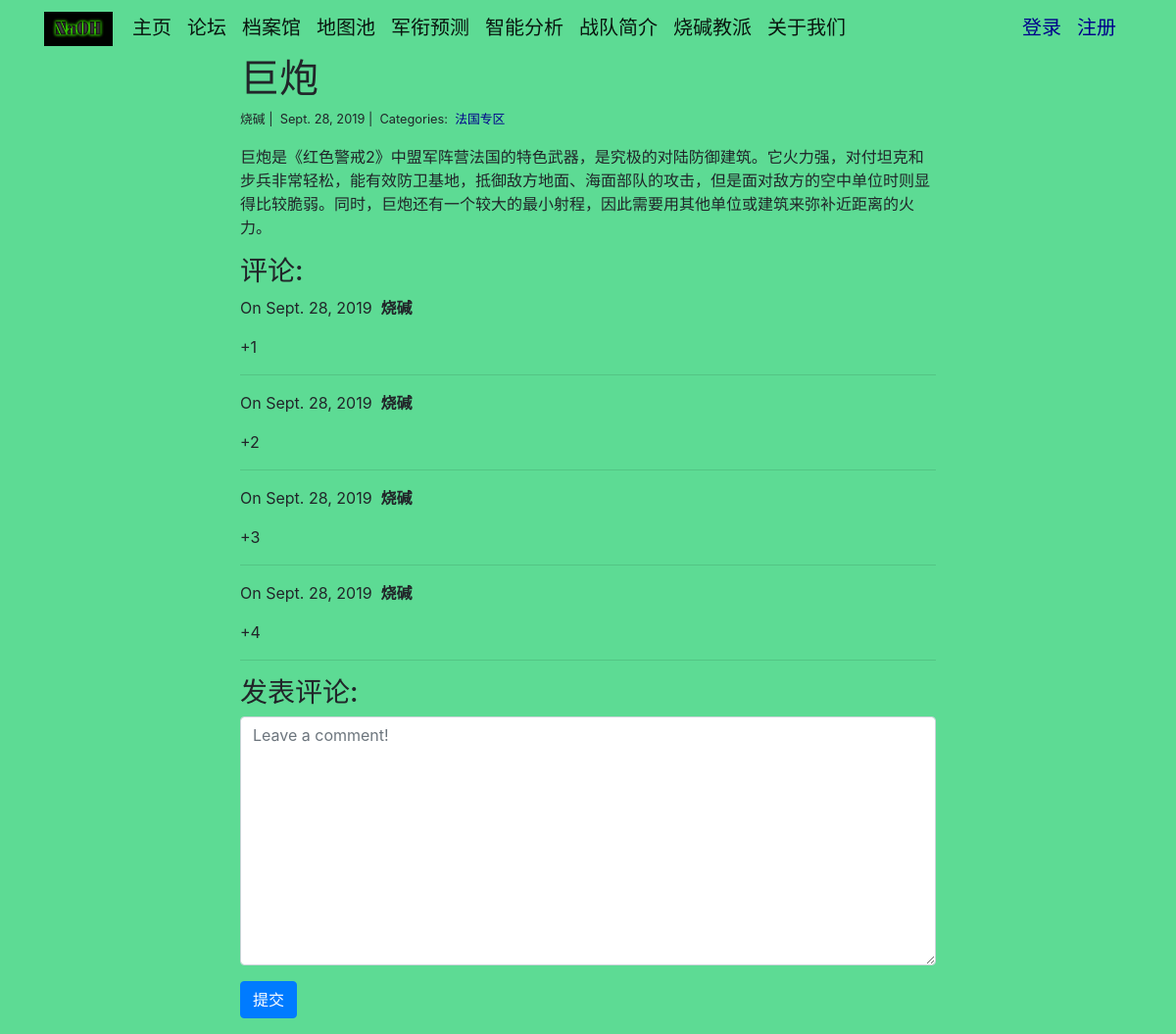
The page /blog/12/ on the database as committed earlier.
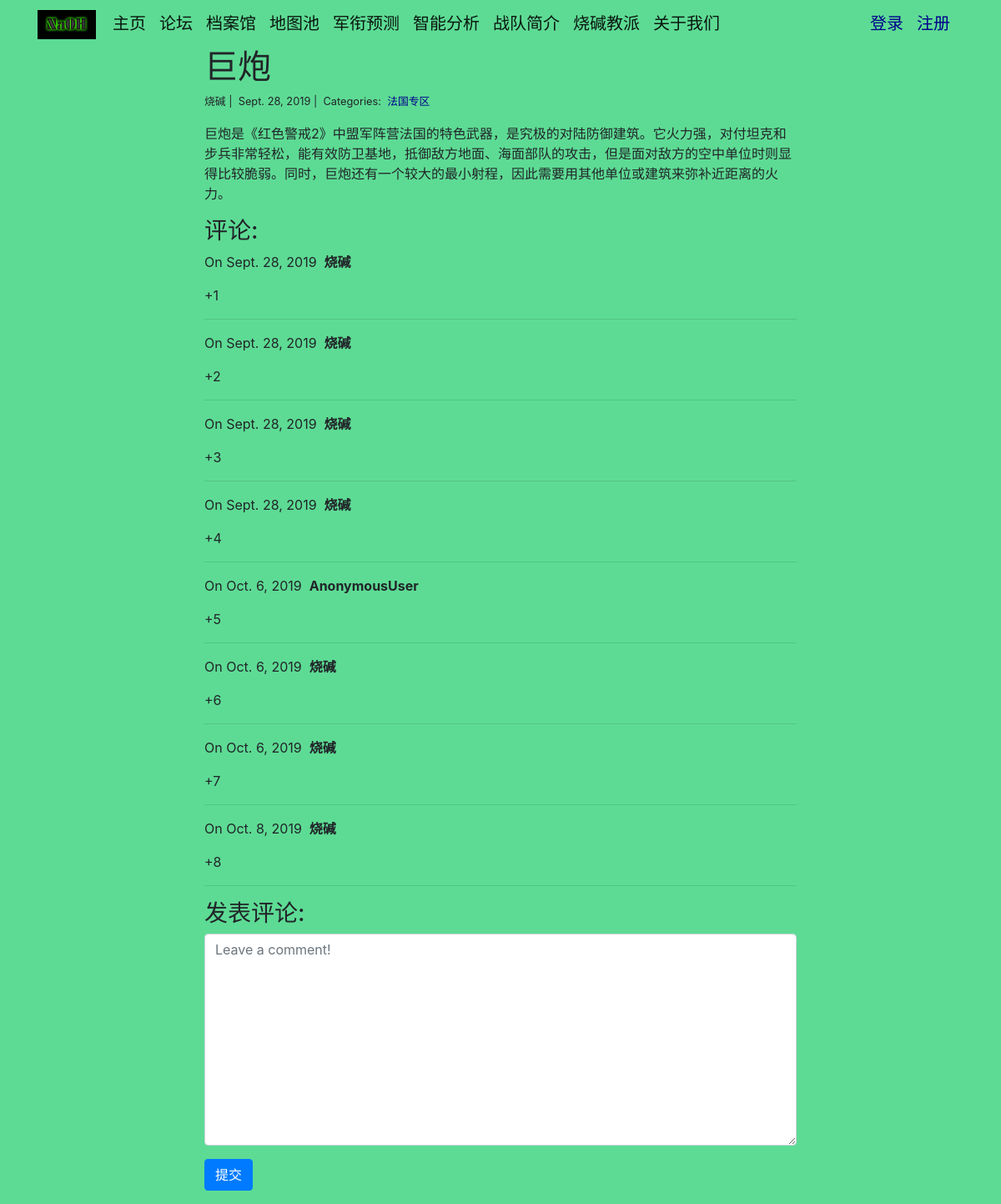
The same page on the database as committed later.
### blog/models.py (models this page shows)
class Post(models.Model):
    title = models.CharField(max_length=255)
    author = models.CharField(max_length=100)
    body = models.TextField()
    created_on = models.DateTimeField(auto_now_add=True)
    last_modified = models.DateTimeField(auto_now=True)
    categories = models.ManyToManyField('Category', related_name='posts')

class Category(models.Model):
    name = models.CharField(max_length=20)

class Comment(models.Model):
    author = models.CharField(max_length=60)
    body = models.TextField()
    created_on = models.DateTimeField(auto_now_add=True)
    post = models.ForeignKey('Post', on_delete=models.CASCADE)

### blog/views.py (the view, shortened to what this page needs)
# urls.py: path("<int:pk>/", views.blog_detail, name="blog_detail"),
def blog_detail(request, pk):
    post = Post.objects.get(pk=pk)
    form = CommentForm()
    finished = False
    comments = Comment.objects.filter(post=post)
    language = select_language(request)
    context = {
        "post": post,
        "comments": comments,
        "form": form,
        "language": language,
        "finished": finished
    }
    return render(request, "blog_detail.html", context)

### blog/forms.py
class CommentForm(forms.Form):
    body = forms.CharField(widget=forms.Textarea(
        attrs={
            "class": "form-control",
            "placeholder": "Leave a comment!"
        })
    )

### blog/views.py (called while the page is built)
def select_language(request):
    language = 'English'
    if request.user.is_authenticated:
        if request.session.get(request.user.username, None) == None:
            request.session[request.user.username] = 'Chinese'
        language = request.session[request.user.username]
    return language

### blog/templates/blog_detail.html (shortened to what this page needs)
{% extends "base.html" %}
{% block page_content %}
<div class="col-md-8 offset-md-2">
    <h1>{{ post.title }}</h1>
    <small>
        {{ post.author }} |&nbsp;
        {{ post.created_on.date }} |&nbsp;
        Categories:&nbsp;
        {% for category in post.categories.all %}
        <a style="color: #00008B;" href="{% url 'blog_category' category.name %}">
            {{ category.name }}
        </a>&nbsp;
        {% endfor %}
    </small>
    <p>{{ post.body | linebreaks }}</p>
    <h3>评论:</h3>
    {% for comment in comments %}
    <p>
        On {{ comment.created_on.date }}&nbsp;
        <b>{{ comment.author }}</b>
    </p>
    <p>{{ comment.body }}</p>
    <hr>
    {% endfor %}
    <h3>发表评论:</h3>
    <form action="/blog/{{ post.pk }}/" method="post">
        <div class="form-group">
            {{ form.body }}
        </div>
        <button type="submit" class="btn btn-primary">提交</button>
    </form>
</div>
{% endblock %}

### NaOH_camp/templates/base.html (shortened to what this page needs)
{% load static %}
<html lang="zh">
<head>
</head>
<body>
<link rel="stylesheet" href="https://stackpath.bootstrapcdn.com/bootstrap/4.1.3/css/bootstrap.min.css">
{% if user.is_authenticated %}
{% if language == "Chinese" %}
<nav id="base" class="navbar navbar-expand-lg navbar-light">
    <div class="container">
        <img class="logo" src="{% static "img/NaOH.png" %}">
        <a class="navbar-brand" href="{% url 'home' %}">主页</a>
        <button class="navbar-toggler" type="button" data-toggle="collapse" data-target="#navbarSupportedContent" aria-controls="navbarSupportedContent" aria-expanded="false" aria-label="Toggle navigation">
          <span class="navbar-toggler-icon"></span>
        </button>
        <div class="collapse navbar-collapse" id="navbarSupportedContent">
          <ul class="navbar-nav mr-auto">
            <li class="nav-item">
              <a class="navbar-brand" href="{% url 'blog_index' %}">论坛</a>
            </li>
            <li class="nav-item active">
              <a class="navbar-brand" href="{% url 'project_index' %}">档案馆</a>
            </li>
            <li class="nav-item">
              <a class="navbar-brand" href="{% url 'map' %}">地图池</a>
            </li>
            <li class="nav-item">
              <a class="navbar-brand" href="{% url 'data_predict' %}">军衔预测</a>
            </li>
            <li class="nav-item">
              <a class="navbar-brand" href="{% url 'data_predict' %}">智能分析</a>
            </li>
            <li class="nav-item">
              <a class="navbar-brand" href="{% url 'info_team' %}">战队简介</a>
            </li>
            <li class="nav-item">
              <a class="navbar-brand" href="{% url 'info_index' %}">烧碱教派</a>
            </li>
            <li class="nav-item">
              <a class="navbar-brand" href="{% url 'author_index' %}">关于我们</a>
            </li>
            <li class="nav-item">
              <a class="navbar-brand" href="{% url 'setting' %}">设置</a>
            </li>
          </ul>
        </div>
        {% if not user.is_authenticated %}
            <a style="color: #00008B;" id = "a1" class="navbar-brand" href="{% url 'login' %}">登录</a>
            <a style="color: #00008B;" id = "a2" class="navbar-brand" href="{% url 'register' %}">注册</a>
        {% else %}
            <a class="navbar-brand">{{user}}</a>
            <a style="color: #00008B;" id = "a3" class="navbar-brand" href="{% url 'logout' %}">退出</a>
        {% endif %}
    </div>
</nav>
{% else %}
<nav id="base_en" class="navbar navbar-expand-lg navbar-light">
    <div class="container">
        <img class="logo" src="{% static "img/NaOH.png" %}">
        <a class="navbar-brand" href="{% url 'home' %}">Home</a>
        <button class="navbar-toggler" type="button" data-toggle="collapse" data-target="#navbarSupportedContent" aria-controls="navbarSupportedContent" aria-expanded="false" aria-label="Toggle navigation">
          <span class="navbar-toggler-icon"></span>
        </button>
        <div class="collapse navbar-collapse" id="navbarSupportedContent">
          <ul class="navbar-nav mr-auto">
            <li class="nav-item">
              <a class="navbar-brand" href="{% url 'blog_index' %}">Forum</a>
            </li>
            <li class="nav-item active">
              <a class="navbar-brand" href="{% url 'project_index' %}">Archive</a>
            </li>
            <li class="nav-item">
              <a class="navbar-brand" href="{% url 'map' %}">Map</a>
            </li>
            <li class="nav-item">
              <a class="navbar-brand" href="{% url 'data_predict' %}">Level</a>
            </li>
            <li class="nav-item">
              <a class="navbar-brand" href="{% url 'data_predict' %}">Analytics</a>
            </li>
            <li class="nav-item">
              <a class="navbar-brand" href="{% url 'info_team' %}">Team</a>
            </li>
            <li class="nav-item">
              <a class="navbar-brand" href="{% url 'info_index' %}">NaOH Group</a>
            </li>
            <li class="nav-item">
              <a class="navbar-brand" href="{% url 'author_index' %}">About us</a>
            </li>
            <li class="nav-item">
              <a class="navbar-brand" href="{% url 'setting' %}">Setting</a>
            </li>
          </ul>
        </div>
        {% if not user.is_authenticated %}
            <a style="color: #00008B;" id = "a1" class="navbar-brand" href="{% url 'login' %}">Log in</a>
            <a style="color: #00008B;" id = "a2" class="navbar-brand" href="{% url 'register' %}">Register</a>
        {% else %}
            <a class="navbar-brand">{{user}}</a>
            <a style="color: #00008B;" id = "a3" class="navbar-brand" href="{% url 'logout' %}">Exit</a>
        {% endif %}
    </div>
</nav>
{% endif %}
{% else %}
<nav id="base" class="navbar navbar-expand-lg navbar-light">
    <div class="container">
        <img class="logo" src="{% static "img/NaOH.png" %}">
        <a class="navbar-brand" href="{% url 'home' %}">主页</a>
        <div class="collapse navbar-collapse" id="navbarSupportedContent">
          <ul class="navbar-nav mr-auto">
            <li class="nav-item">
              <a class="navbar-brand" href="{% url 'blog_index' %}">论坛</a>
            </li>
            <li class="nav-item active">
              <a class="navbar-brand" href="{% url 'project_index' %}">档案馆</a>
            </li>
            <li class="nav-item">
              <a class="navbar-brand" href="{% url 'map' %}">地图池</a>
            </li>
            <li class="nav-item">
              <a class="navbar-brand" href="{% url 'data_predict' %}">军衔预测</a>
            </li>
            <li class="nav-item">
              <a class="navbar-brand" href="{% url 'data_predict' %}">智能分析</a>
            </li>
            <li class="nav-item">
              <a class="navbar-brand" href="{% url 'info_team' %}">战队简介</a>
            </li>
            <li class="nav-item">
              <a class="navbar-brand" href="{% url 'info_index' %}">烧碱教派</a>
            </li>
            <li class="nav-item">
              <a class="navbar-brand" href="{% url 'author_index' %}">关于我们</a>
            </li>
          </ul>
        </div>
        {% if not user.is_authenticated %}
            <a style="color: #00008B;" id = "a1" class="navbar-brand" href="{% url 'login' %}">登录</a>
            <a style="color: #00008B;" id = "a2" class="navbar-brand" href="{% url 'register' %}">注册</a>
        {% else %}
            <a class="navbar-brand">{{user}}</a>
            <a style="color: #00008B;" id = "a3" class="navbar-brand" href="{% url 'logout' %}">退出</a>
        {% endif %}
    </div>
</nav>
{% endif %}
<div class="container">
    {% block page_content %}{% endblock %}
</div>
</body>
</html>

Rows that differ between the two databases and show on the page:
added Comment: created_on "Oct. 6, 2019", author "AnonymousUser", body "+5"
added Comment: created_on "Oct. 6, 2019", author "烧碱", body "+6"
added Comment: created_on "Oct. 6, 2019", author "烧碱", body "+7"
added Comment: created_on "Oct. 8, 2019", author "烧碱", body "+8"
